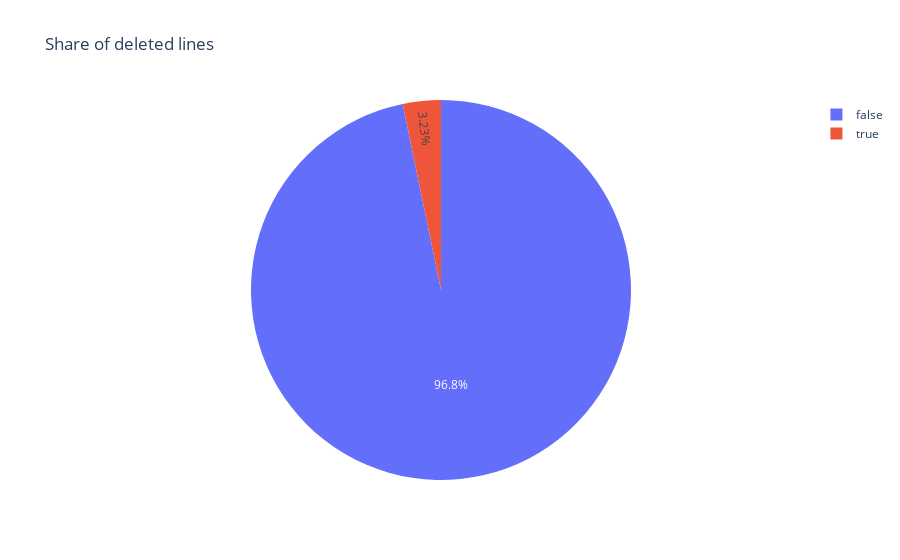

The notebook cell this image was saved under:
### Code cell
fig = px.pie(df.deleted.value_counts().to_frame().reset_index(), values="deleted", names="index", title='Share of deleted lines')
fig.show()

### Figure 1 — Plotly figure (JSON) as saved in the notebook; plotly's stock layout.template omitted (floating-point values rounded to 4 significant figures)
{"data": [{"domain": {"x": [0, 1], "y": [0, 1]}, "hovertemplate": "index=%{label}<br>deleted=%{value}<extra></extra>", "labels": [false, true], "legendgroup": "", "name": "", "showlegend": true, "type": "pie", "values": [57973, 1936]}], "layout": {"legend": {"tracegroupgap": 0}, "title": {"text": "Share of deleted lines"}}}
